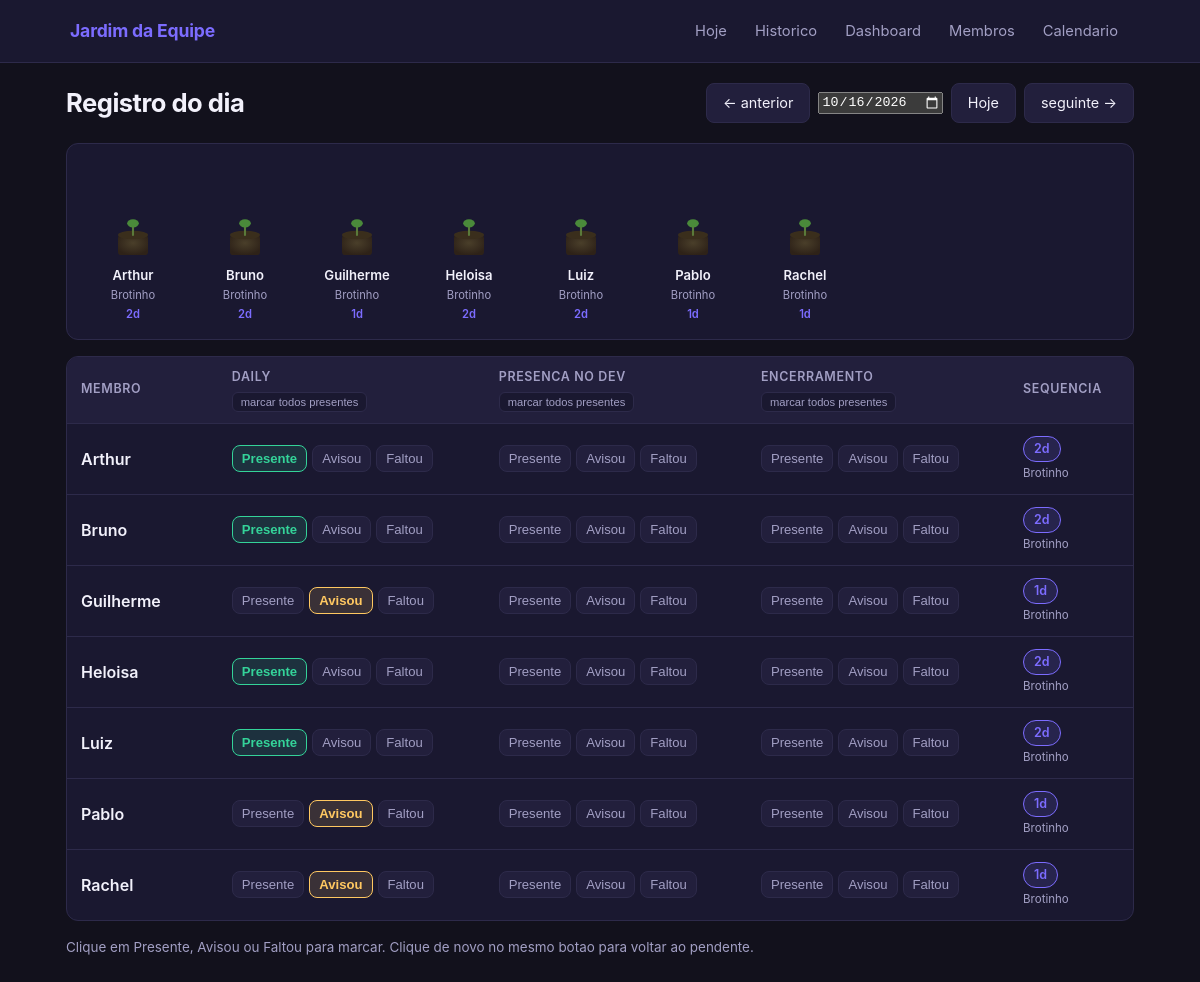
Screenshot of /dia/2026-10-16 with the database file from the repository.
### tables this page shows
CREATE TABLE members (
            id INTEGER PRIMARY KEY AUTOINCREMENT,
            name TEXT NOT NULL,
            active INTEGER NOT NULL DEFAULT 1,
            reset_cursor INTEGER NOT NULL DEFAULT 0,
            created_at TEXT NOT NULL DEFAULT (datetime('now'))
        );

### app.py (the view, shortened to what this page needs)
@app.route("/dia/<data_str>")
def dia(data_str):
    try:
        data_atual = date.fromisoformat(data_str)
    except ValueError:
        abort(404)
    db = get_db()
    dias_letivos_lista = _dias_letivos(db)
    e_letivo = data_str in dias_letivos_lista
    cfg = _get_config(db)
    feriados = _get_feriados(db)
    motivo_nao_letivo = None
    membros = db.execute(
        "SELECT * FROM members WHERE active = 1 ORDER BY name COLLATE NOCASE"
    ).fetchall()
    registros = db.execute(
        "SELECT member_id, event_type, status FROM attendance WHERE event_date = ?",
        (data_str,),
    ).fetchall()
    status_map = {(r["member_id"], r["event_type"]): r["status"] for r in registros}
    stats_list = get_member_stats(db, dias_letivos_lista)
    stats_by_id = {s["id"]: s for s in stats_list}
    linhas = []
    for m in membros:
        celulas = {ev: status_map.get((m["id"], ev)) for ev in EVENT_KEYS}
        linhas.append({"member": m, "cells": celulas, "stats": stats_by_id.get(m["id"])})
    dia_anterior = (data_atual - timedelta(days=1)).isoformat()
    dia_seguinte = (data_atual + timedelta(days=1)).isoformat()
    jardim = [s for s in stats_list if s["active"]]
    return render_template(
        "dia.html",
        data_str=data_str,
        linhas=linhas,
        events=EVENTS,
        hoje=date.today().isoformat(),
        dia_anterior=dia_anterior,
        dia_seguinte=dia_seguinte,
        e_letivo=e_letivo,
        motivo_nao_letivo=motivo_nao_letivo,
        jardim=jardim,
    )

### app.py (called while the page is built)
def get_db():
    if "db" not in g:
        DB_PATH.parent.mkdir(parents=True, exist_ok=True)
        g.db = sqlite3.connect(str(DB_PATH))
        g.db.row_factory = sqlite3.Row
        g.db.execute("PRAGMA foreign_keys = ON")
    return g.db

def _get_config(db):
    rows = db.execute("SELECT chave, valor FROM config").fetchall()
    cfg = {r["chave"]: r["valor"] for r in rows}
    return cfg

def _get_feriados(db):
    rows = db.execute("SELECT data FROM feriados").fetchall()
    return {r["data"] for r in rows}

def _dias_letivos(db):
    cfg = _get_config(db)
    feriados = _get_feriados(db)
    return game.dias_letivos(
        cfg.get("contar_a_partir_de", "2026-10-15"),
        cfg.get("semana1_inicio", "2026-10-12"),
        int(cfg.get("num_semanas", "10")),
        feriados,
    )

def _registros_membro(db, member_id):
    rows = db.execute(
        "SELECT event_date, event_type, status FROM attendance WHERE member_id = ?",
        (member_id,),
    ).fetchall()
    by_date = {}
    for r in rows:
        by_date.setdefault(r["event_date"], {})
        if r["status"] == "presente":
            by_date[r["event_date"]]["presente"] = True
        elif r["status"] == "faltou":
            by_date[r["event_date"]]["faltou"] = True
        elif r["status"] == "justificada":
            by_date[r["event_date"]]["justificada"] = True
    return by_date

### game.py (called while the page is built)
def dias_letivos(contar_a_partir_de, semana1_inicio, num_semanas, feriados):
    inicio = date.fromisoformat(contar_a_partir_de)
    s1 = date.fromisoformat(semana1_inicio)
    fim = s1 + timedelta(weeks=num_semanas) - timedelta(days=1)
    feriados_set = set(feriados)
    dias = []
    d = inicio
    while d <= fim:
        if d.weekday() < 5 and d.isoformat() not in feriados_set:
            dias.append(d.isoformat())
        d += timedelta(days=1)
    return dias

def meta_floracao(d_total):
    return math.ceil(0.80 * d_total)

def limiar_estagio(k, meta):
    if k == 0:
        return 0
    if k == 1:
        return 1
    return math.ceil(k * meta / 10)

def estagio_para_g(g, meta):
    estagio = 0
    for k in range(10, 0, -1):
        if g >= limiar_estagio(k, meta):
            estagio = k
            break
    return estagio

def vigor_para_streak(streak):
    nivel = "murcha"
    for minimo, nome in VIGOR_LEVELS:
        if streak >= minimo:
            nivel = nome
    return nivel

### templates/dia.html (shortened to what this page needs)
{% extends "base.html" %}
{% from "_planta.html" import planta %}
{% block content %}
<div class="page-header">
  <h1>Registro do dia</h1>
  <div class="date-nav">
    <a class="btn btn-ghost" href="{{ url_for('dia', data_str=dia_anterior) }}">&larr; anterior</a>
    <input type="date" id="date-picker" value="{{ data_str }}">
    {% if data_str != hoje %}
      <a class="btn btn-ghost" href="{{ url_for('dia', data_str=hoje) }}">Hoje</a>
    {% endif %}
    <a class="btn btn-ghost" href="{{ url_for('dia', data_str=dia_seguinte) }}">seguinte &rarr;</a>
  </div>
</div>
{% if jardim %}
<section class="jardim-faixa" aria-label="Jardim da equipe">
  <div class="jardim-plantas">
    {% for m in jardim %}
    <div class="planta-card" data-member-id="{{ m.id }}">
      <div class="planta-info">
        <span class="planta-nome">{{ m.name }}</span>
        <span class="planta-estagio">{{ m.estagio_nome }}</span>
        <span class="planta-streak" title="Sequencia atual">{{ m.streak }}d</span>
      </div>
    </div>
    {% endfor %}
  </div>
</section>
{% endif %}
{% if not linhas %}
  <p class="empty-state">Nenhum membro ativo cadastrado ainda. Va em <a href="{{ url_for('membros_page') }}">Membros</a> para cadastrar o grupo.</p>
{% else %}
<div class="table-wrap">
  <table class="grid-table">
    <thead>
      <tr>
        <th class="col-member">Membro</th>
        {% for chave, label in events %}
          <th>
            <div class="th-event">
              <span>{{ label }}</span>
              <button type="button" class="btn-mini btn-marcar-todos" data-event-type="{{ chave }}">marcar todos presentes</button>
            </div>
          </th>
        {% endfor %}
        <th>Sequencia</th>
      </tr>
    </thead>
    <tbody>
      {% for linha in linhas %}
      <tr data-member-row="{{ linha.member.id }}">
        <td class="col-member">{{ linha.member.name }}</td>
        {% for chave, label in events %}
        <td>
          <div class="status-toggle" data-member-id="{{ linha.member.id }}" data-event-date="{{ data_str }}" data-event-type="{{ chave }}">
            <button type="button" class="btn-status btn-presente {% if linha.cells[chave] == 'presente' %}active{% endif %}" data-status="presente">Presente</button>
            <button type="button" class="btn-status btn-avisou {% if linha.cells[chave] == 'justificada' %}active{% endif %}" data-status="justificada">Avisou</button>
            <button type="button" class="btn-status btn-faltou {% if linha.cells[chave] == 'faltou' %}active{% endif %}" data-status="faltou">Faltou</button>
          </div>
        </td>
        {% endfor %}
        <td>
          <span class="badge badge-streak" data-streak-for="{{ linha.member.id }}">
            {{ linha.stats.streak if linha.stats else 0 }}d
          </span>
          <div class="estagio-label" data-estagio-for="{{ linha.member.id }}">
            {% if linha.stats %}{{ linha.stats.estagio_nome }}{% endif %}
          </div>
        </td>
      </tr>
      {% endfor %}
    </tbody>
  </table>
</div>
<p class="hint">Clique em Presente, Avisou ou Faltou para marcar. Clique de novo no mesmo botao para voltar ao pendente.</p>
{% endif %}
{% endblock %}

### static/style.css (style rules this page uses)
:root { color-scheme: dark; --bg: #12111c; --surface: #1a1830; --surface-2: #221f3c; --text: #f2f1fb; --muted: #a29fc4; --border: #2d2a4a; --primary: #7c6cff; --primary-dark: #6152e0; --green: #34d399; --green-bg: rgba(52, 211, 153, 0.13); --red: #ff5470; --red-bg: rgba(255, 84, 112, 0.15); --amber: #ffc861; --amber-bg: rgba(255, 200, 97, 0.14); --teal: #2dd4bf; --teal-bg: rgba(45, 212, 191, 0.13); --daily: #4f8cff; --dev: #b06cff; --encerramento: #2dd4bf; --radius: 12px; --radius-sm: 8px; }
*, *::before, *::after { box-sizing: border-box; }
body { margin: 0; padding: 0; background: var(--bg); color: var(--text); font-family: -apple-system, BlinkMacSystemFont, "Segoe UI", Roboto, Helvetica, Arial, sans-serif; font-size: 16px; line-height: 1.5; }
.page-header { display: flex; flex-wrap: wrap; align-items: center; justify-content: space-between; gap: 12px; margin-bottom: 20px; }
.page-header h1 { font-size: 1.6rem; font-weight: 700; letter-spacing: -0.02em; margin: 0; }
.date-nav { display: flex; align-items: center; gap: 8px; flex-wrap: wrap; }
.table-wrap { overflow-x: auto; background: var(--surface); border: 1px solid var(--border); border-radius: var(--radius); margin-bottom: 16px; }
.grid-table { width: 100%; border-collapse: collapse; min-width: 580px; }
.grid-table th, .grid-table td { padding: 11px 14px; text-align: left; border-bottom: 1px solid var(--border); white-space: nowrap; }
.grid-table thead th { background: var(--surface-2); font-size: 0.78rem; text-transform: uppercase; letter-spacing: 0.05em; color: var(--muted); font-weight: 600; }
.grid-table tbody tr:last-child td { border-bottom: none; }
.col-member { font-weight: 600; min-width: 130px; }
.th-event { display: flex; flex-direction: column; align-items: flex-start; gap: 5px; }
.btn-mini { font-size: 0.7rem; font-weight: 500; padding: 3px 8px; border-radius: 6px; border: 1px solid var(--border); background: var(--surface); color: var(--muted); cursor: pointer; white-space: nowrap; transition: border-color 0.12s, color 0.12s; }
.status-toggle { display: flex; gap: 5px; flex-wrap: wrap; }
.btn-status { border: 1px solid var(--border); background: var(--surface-2); color: var(--muted); padding: 5px 9px; border-radius: var(--radius-sm); font-size: 0.82rem; cursor: pointer; transition: background 0.12s, border-color 0.12s, color 0.12s; white-space: nowrap; }
.btn-status.btn-presente.active { background: var(--green-bg); border-color: var(--green); color: var(--green); font-weight: 600; }
.btn-status.btn-avisou.active { background: var(--amber-bg); border-color: var(--amber); color: var(--amber); font-weight: 600; }
.badge { display: inline-block; padding: 3px 10px; border-radius: 999px; font-size: 0.78rem; font-weight: 600; }
.badge-streak { background: rgba(124, 108, 255, 0.14); color: var(--primary); border: 1px solid var(--primary); }
.estagio-label { font-size: 0.72rem; color: var(--muted); margin-top: 3px; }
.btn { display: inline-block; padding: 8px 16px; border-radius: var(--radius-sm); border: 1px solid var(--border); background: var(--surface-2); color: var(--text); text-decoration: none; font-size: 0.9rem; cursor: pointer; transition: background 0.12s, border-color 0.12s; white-space: nowrap; }
.hint { color: var(--muted); font-size: 0.84rem; margin-top: 10px; }
.jardim-faixa { background: var(--surface); border: 1px solid var(--border); border-radius: var(--radius); padding: 16px; margin-bottom: 16px; overflow-x: auto; }
.jardim-plantas { display: flex; gap: 12px; flex-wrap: wrap; }
.planta-card { display: flex; flex-direction: column; align-items: center; gap: 6px; min-width: 80px; }
.planta-info { display: flex; flex-direction: column; align-items: center; gap: 2px; }
.planta-nome { font-weight: 600; font-size: 0.82rem; color: var(--text); }
.planta-estagio { font-size: 0.7rem; color: var(--muted); }
.planta-streak { font-size: 0.7rem; color: var(--primary); font-weight: 600; }

### rows the page displays
members: name "Arthur", estagio_nome "Brotinho", streak "2", member.name "Arthur"
members: name "Bruno", estagio_nome "Brotinho", streak "2", member.name "Bruno"
members: name "Guilherme", estagio_nome "Brotinho", streak "1", member.name "Guilherme"
members: name "Heloisa", estagio_nome "Brotinho", streak "2", member.name "Heloisa"
members: name "Luiz", estagio_nome "Brotinho", streak "2", member.name "Luiz"
members: name "Pablo", estagio_nome "Brotinho", streak "1", member.name "Pablo"
members: name "Rachel", estagio_nome "Brotinho", streak "1", member.name "Rachel"

### other values shown
{{ label }} "DAILY" "PRESENCA NO DEV" "ENCERRAMENTO"
{{ linha.stats.streak if linha.stats else 0 }} "2" "2" "1" "2" "2" "1" "1"
{{ linha.stats.estagio_nome }} "Brotinho" "Brotinho" "Brotinho" "Brotinho" "Brotinho" "Brotinho" "Brotinho"
